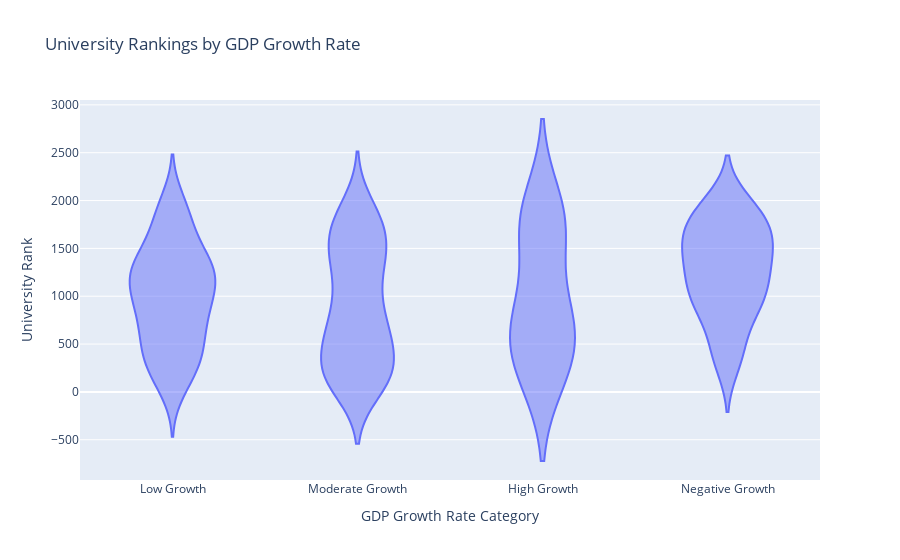

Notebook code cell kept with this figure:
### Markdown cell above
How do university rankings differ between countries with different GDP growth rates?

Visualization: Violin Plot
Description: Show the distribution of university ranks across different GDP growth categories.
Insights: Assess how economic growth impacts educational quality and university performance.

### Code cell
merged_data['GDP Growth Category'] = pd.cut(
    merged_data['GDP growth (annual %)'],
    bins=[-float('inf'), 0, 2, 5, 10, float('inf')],
    labels=['Negative Growth', 'Low Growth', 'Moderate Growth', 'High Growth', 'Very High Growth']
)

fig = px.violin(
    merged_data,
    x='GDP Growth Category',
    y='scores_overall_rank',
    title='University Rankings by GDP Growth Rate',
    labels={'GDP Growth Category': 'GDP Growth Rate Category', 'scores_overall_rank': 'University Rank'}
)
#fig.show()
init_notebook_mode(connected=True)
iplot(fig)

### Figure 1 — Plotly figure (JSON) as saved in the notebook; plotly's stock layout.template omitted (floating-point values rounded to 4 significant figures; data arrays with more than 128 entries replaced by an {"elided": "..."} marker saying what was removed)
{"data": [{"alignmentgroup": "True", "box": {"visible": false}, "hovertemplate": "GDP Growth Rate Category=%{x}<br>University Rank=%{y}<extra></extra>", "legendgroup": "", "marker": {"color": "#636efa"}, "name": "", "offsetgroup": "", "orientation": "v", "scalegroup": "True", "showlegend": false, "type": "violin", "x": {"elided": "200 str values"}, "x0": " ", "xaxis": "x", "y": {"elided": "200 int values"}, "y0": " ", "yaxis": "y"}], "layout": {"legend": {"tracegroupgap": 0}, "title": {"text": "University Rankings by GDP Growth Rate"}, "violinmode": "group", "xaxis": {"anchor": "y", "domain": [0, 1], "title": {"text": "GDP Growth Rate Category"}}, "yaxis": {"anchor": "x", "domain": [0, 1], "title": {"text": "University Rank"}}}}
